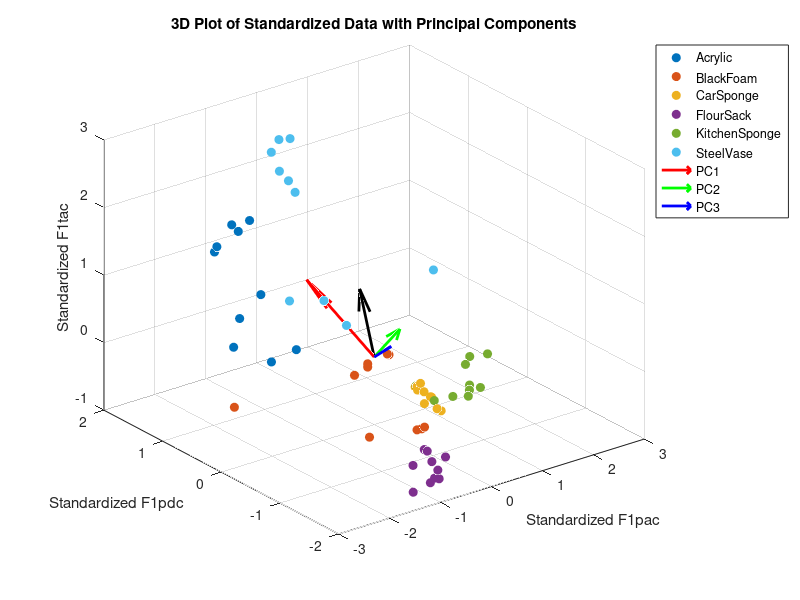
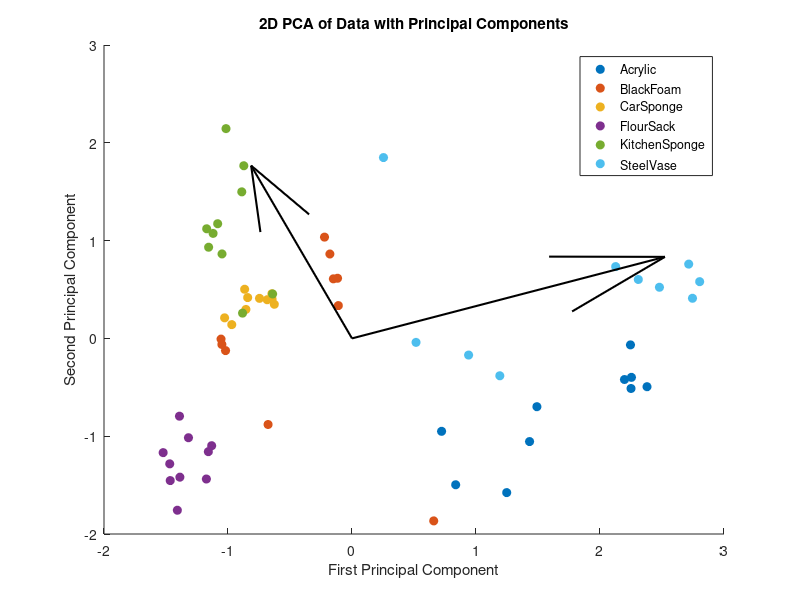
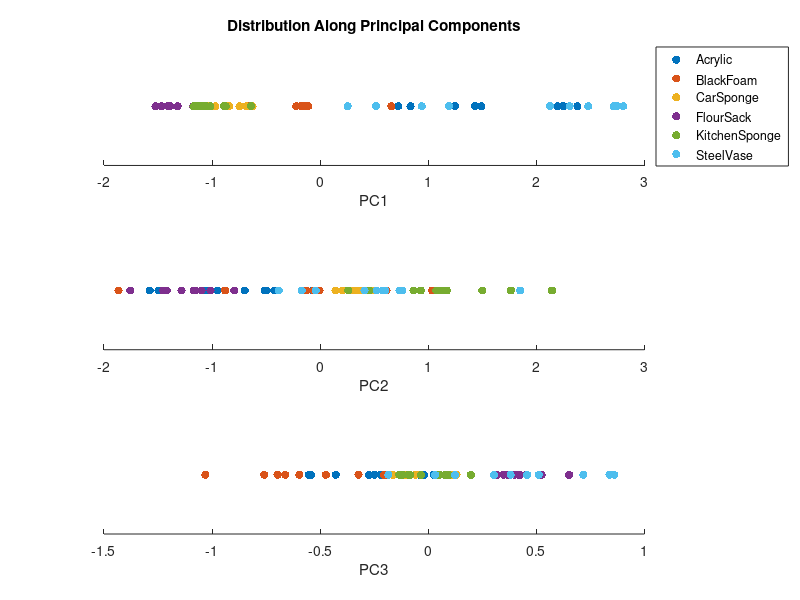
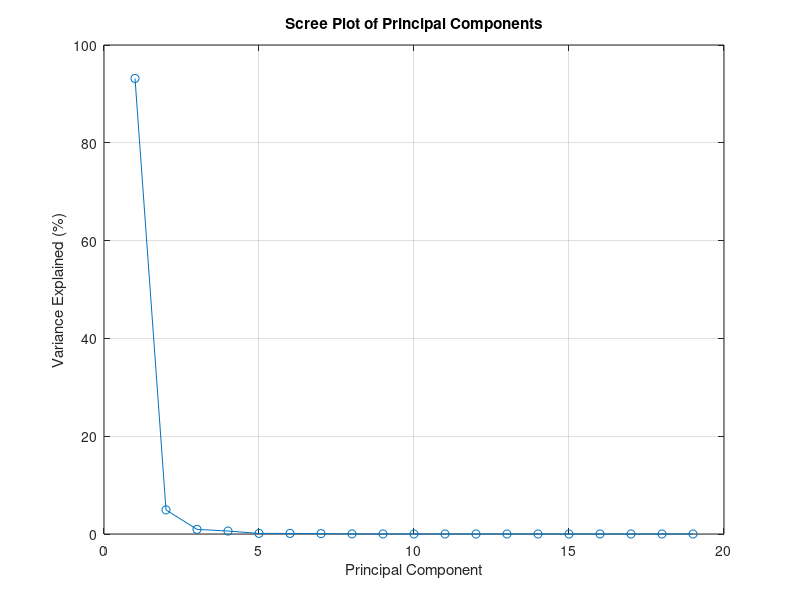

These charts were generated, in order, by the following MATLAB code:
%% Process data
% Load the data
load('F1_PVT.mat');

% Initialize arrays to store combined data for each feature
F1pac = [];
F1pdc = [];
F1tac = [];

% Names of the materials in newData
materials = fieldnames(newData);

% Loop through each material
for i = 1:length(materials)
    material = materials{i};

    % Loop through each trial for the material
    for j = 1:10
        trialName = sprintf('Trial%d', j); % Constructing the trial field name
        trialData = newData.(material).(trialName);

        % Combine data for each feature across all materials and trials
        F1pac = [F1pac; trialData.F1pac];
        F1pdc = [F1pdc; trialData.F1pdc];
        F1tac = [F1tac; trialData.F1tac];
    end
end

%% Combine variables
dataMatrix = [F1pac, F1pdc, F1tac];
% Standardizing the data (z-score normalization)
standardizedData = zscore(dataMatrix);

%% B.1.a
% Calculate the covariance matrix
covMatrix = cov(standardizedData);

% Compute eigenvalues and eigenvectors
[eigenvectors, eigenvalues_matrix] = eig(covMatrix);

% Extracting the eigenvalues from the diagonal matrix
eigenvalues = diag(eigenvalues_matrix);
% Sort the eigenvalues and corresponding eigenvectors
[eigenvalues, sortIdx] = sort(eigenvalues, 'descend');
eigenvectors = eigenvectors(:, sortIdx);
% Display the sorted eigenvalues
disp('Eigenvalues:');
disp(eigenvalues);

% Display the corresponding eigenvectors
disp('Eigenvectors:');
disp(eigenvectors);

%% B.1.b

% Create labels for materials
materialTypes = {'Acrylic', 'BlackFoam', 'CarSponge', 'FlourSack', 'KitchenSponge', 'SteelVase'};
numPointsPerMaterial = 10; % Number of data points for each material
materialTypeAll = repelem(materialTypes, numPointsPerMaterial); % Repeat 10 times for each material
% Standardize Data
dataMatrix = [F1pac, F1pdc, F1tac];
standardizedData = zscore(dataMatrix);

% PCA
[coeff, score, latent] = pca(standardizedData);
% Draw 3D graph
figure;
colors = lines(numel(materialTypes)); % Generate color for each material
for i = 1:numel(materialTypes)
    idx = strcmp(materialTypeAll, materialTypes{i});
    scatter3(standardizedData(idx,1), standardizedData(idx,2), standardizedData(idx,3), 'fill', 'MarkerEdgeColor', colors(i,:));
    hold on;
end
% Set axis labels and title
xlabel('Standardized F1pac');
ylabel('Standardized F1pdc');
zlabel('Standardized F1tac');
title('3D Plot of Standardized Data with Principal Components');
legend(materialTypes, 'Location', 'bestoutside');
% Data center point
meanData = mean(standardizedData);

% Draw the three most important PC vectors using different colors
vectorLength = sqrt(latent); % Adjust vector length for visibility
quiver3(meanData(1), meanData(2), meanData(3), vectorLength(1) * coeff(1,1), vectorLength(1) * coeff(2,1), vectorLength(1) * coeff(3,1), 'r', 'LineWidth', 2);
quiver3(meanData(1), meanData(2), meanData(3), vectorLength(2) * coeff(1,2), vectorLength(2) * coeff(2,2), vectorLength(2) * coeff(3,2), 'g', 'LineWidth', 2);
quiver3(meanData(1), meanData(2), meanData(3), vectorLength(3) * coeff(1,3), vectorLength(3) * coeff(2,3), vectorLength(3) * coeff(3,3), 'b', 'LineWidth', 2);


% Calculate the scaled components of each PC vector
vector1 = vectorLength(1) * coeff(:,1);
vector2 = vectorLength(2) * coeff(:,2);
vector3 = vectorLength(3) * coeff(:,3);

% Sum the components
sumVector = vector1 + vector2 + vector3;

% Compute the average vector
averageVector = sumVector / 3;

% For visualization, you might want to normalize this average vector
averageVectorNormalized = averageVector / norm(averageVector) * mean(vectorLength); % Scale it similarly for comparison

% Now, you can visualize this average vector using quiver3, if desired
quiver3(meanData(1), meanData(2), meanData(3), averageVectorNormalized(1), averageVectorNormalized(2), averageVectorNormalized(3), 'k', 'LineWidth', 2, 'AutoScale', 'off');




% Create dummy objects for the legend's PC parts
h1 = plot3(NaN,NaN,NaN,'r', 'LineWidth', 2);
h2 = plot3(NaN,NaN,NaN,'g', 'LineWidth', 2);
h3 = plot3(NaN,NaN,NaN,'b', 'LineWidth', 2);

% Create the legend by combining scatter plot objects and dummy objects
legend( [materialTypes, {'PC1', 'PC2', 'PC3'}], 'Location', 'bestoutside');

hold off;

%% B.1.c
reducedData = score(:, 1:2);
% Visualize
uniqueMaterials = unique(materialTypeAll); % Get all unique type of materials
colors = lines(numel(uniqueMaterials)); % Generate color for each material

% Unique materials and colors
uniqueMaterials = unique(materialTypeAll); 
colors = lines(numel(uniqueMaterials));

% Create a figure
figure;
hold on;

% Scatter plot for each material type
for i = 1:numel(uniqueMaterials)
    idx = strcmp(materialTypeAll, uniqueMaterials{i});
    scatter(reducedData(idx, 1), reducedData(idx, 2),'fill', 'MarkerEdgeColor', colors(i, :));
end

% Adding principal component vectors
% Scale factor for displaying the eigenvectors
scale = max(abs(reducedData(:))) / max(abs(coeff(:)));
quiver(0, 0, scale * coeff(1, 1), scale * coeff(2, 1), 'k', 'LineWidth', 1.5);
quiver(0, 0, scale * coeff(1, 2), scale * coeff(2, 2), 'k', 'LineWidth', 1.5);

% Labels and title
xlabel('First Principal Component');
ylabel('Second Principal Component');
title('2D PCA of Data with Principal Components');
legend(uniqueMaterials);
hold off;

%% B.1.d
% Create a new figure
figure;

% Set colors
colors = lines(numel(uniqueMaterials));

% Loop through Principal Components
for pcIndex = 1:3
    % Create subplot
    subplot(3, 1, pcIndex);
    hold on;
    
    % Get score
    pcScores = score(:, pcIndex);
    
    % Loop through all materials and plot them on the current PC
    for i = 1:numel(uniqueMaterials)
        idx = strcmp(materialTypeAll, uniqueMaterials{i});
        scatter(pcScores(idx), zeros(size(pcScores(idx))), 36, colors(i, :), 'filled');
    end
    
    % Set title and legends
    xlabel(['PC' num2str(pcIndex)]);
    if pcIndex == 1
        title('Distribution Along Principal Components');
        legend(uniqueMaterials, 'Location', 'bestoutside');
    end  
    set(gca, 'YTick', []);
    set(gca, 'YColor', 'none');
    hold off;
end


%% Process data
% Load the data
data = load('F1_another.mat');

% Extract the 'extractedData' field
extractedData = data.extractedData;

% Initialize a 19x60 matrix to hold the aggregated data
aggregatedData = zeros(19, 60);

% Column index for inserting data into aggregatedData
columnIndex = 1;

% Get the field names for materials
materialNames = fieldnames(extractedData);

% Loop through each material
for i = 1:length(materialNames)
    % Get the data for this material
    materialData = extractedData.(materialNames{i});

    % Get the trial names for this material
    trialNames = fieldnames(materialData);

    % Loop through each trial
    for j = 1:length(trialNames)
        % Extract the F1Electrodes data from the trial
        trialData = materialData.(trialNames{j}).F1Electrodes;

        % Check if trialData is the expected 19x1 vector
        if isequal(size(trialData), [19, 1])
            % Insert the trial data into the aggregated matrix
            aggregatedData(:, columnIndex) = trialData;

            % Increment the column index
            columnIndex = columnIndex + 1;
        else
            error('Unexpected size of trial data in %s of %s', trialNames{j}, materialNames{i});
        end
    end
end


%% B.2.a

% Perform PCA on the data
[coeff, score, latent, tsquared, explained] = pca(aggregatedData');

% Scree plot of the variances
figure;
plot(explained, 'o-');
title('Scree Plot of Principal Components');
xlabel('Principal Component');
ylabel('Variance Explained (%)');
grid on;

%% B.2.b
% Perform PCA retaining only the first three principal components
[coeff, score, ~, ~, ~] = pca(aggregatedData', 'NumComponents', 3);

materialTypes = {'Acrylic', 'BlackFoam', 'CarSponge', 'FlourSack', 'KitchenSponge', 'SteelVase'};
% Number of unique materials
uniqueMaterials = 6; % Adjust this number based on your actual data

% Generate distinct colors using 'lines'
colors = lines(uniqueMaterials);

% Creating a 3D scatter plot of the transformed data with color coding
figure;
hold on; % Ensure that the plot holds all scatter plots

for i = 1:uniqueMaterials
    start_index = (i-1)*10 + 1; % Adjust if different number of trials per material
    end_index = i*10;           % Adjust if different number of trials per material
    scatter3(score(start_index:end_index,1), score(start_index:end_index,2), score(start_index:end_index,3), 36, colors(i,:), 'filled'); % Adjust size if needed
end

hold off;

xlabel('Principal Component 1');
ylabel('Principal Component 2');
zlabel('Principal Component 3');
title('3D Visualization using the First Three Principal Components');
legend(materialTypes);
grid on;

% Set the view for a 3D plot
view(3);









